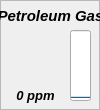
  <widget class="QFrame" name="frame_9">
   <property name="geometry">
    <rect>
     <x>340</x>
     <y>250</y>
     <width>100</width>
     <height>110</height>
    </rect>
   </property>
   <property name="minimumSize">
    <size>
     <width>100</width>
     <height>110</height>
    </size>
   </property>
   <property name="maximumSize">
    <size>
     <width>100</width>
     <height>110</height>
    </size>
   </property>
   <property name="toolTip">
    <string>&lt;html&gt;
&lt;head/&gt;
&lt;body&gt;
&lt;p&gt;
&lt;span style=&quot; font-weight:600; font-style:italic;&quot;&gt;(MQ-6) Petroleum Gas&lt;/span&gt;
&lt;/p&gt;

&lt;p&gt;
&lt;span style=&quot; font-size:12pt;&quot;&gt;- Petroleum Gas&lt;/span&gt;&lt;br/&gt;
&lt;span style=&quot; font-size:12pt;&quot;&gt;- Isobutane&lt;/span&gt;&lt;br/&gt;
&lt;span style=&quot; font-size:12pt;&quot;&gt;- Propane&lt;/span&gt;&lt;br/&gt;
&lt;span style=&quot; font-size:12pt;&quot;&gt;- Butane&lt;/span&gt;
&lt;/p&gt;
&lt;/body&gt;
&lt;/html&gt;</string>
   </property>
   <property name="toolTipDuration">
    <number>4000</number>
   </property>
   <property name="frameShape">
    <enum>QFrame::StyledPanel</enum>
   </property>
   <property name="frameShadow">
    <enum>QFrame::Plain</enum>
   </property>
   <widget class="QLabel" name="label_10">
    <property name="geometry">
     <rect>
      <x>0</x>
      <y>0</y>
      <width>101</width>
      <height>31</height>
     </rect>
    </property>
    <property name="font">
     <font>
      <pointsize>11</pointsize>
      <weight>75</weight>
      <italic>true</italic>
      <bold>true</bold>
      <underline>false</underline>
     </font>
    </property>
    <property name="text">
     <string>Petroleum Gas</string>
    </property>
    <property name="alignment">
     <set>Qt::AlignCenter</set>
    </property>
   </widget>
   <widget class="QLabel" name="label_ch12">
    <property name="geometry">
     <rect>
      <x>0</x>
      <y>80</y>
      <width>71</width>
      <height>31</height>
     </rect>
    </property>
    <property name="font">
     <font>
      <pointsize>10</pointsize>
      <weight>75</weight>
      <italic>true</italic>
      <bold>true</bold>
     </font>
    </property>
    <property name="text">
     <string>0 ppm</string>
    </property>
    <property name="alignment">
     <set>Qt::AlignCenter</set>
    </property>
   </widget>
   <widget class="QProgressBar" name="progressBar_ch12">
    <property name="geometry">
     <rect>
      <x>70</x>
      <y>30</y>
      <width>21</width>
      <height>71</height>
     </rect>
    </property>
    <property name="sizePolicy">
     <sizepolicy hsizetype="Fixed" vsizetype="Expanding">
      <horstretch>0</horstretch>
      <verstretch>0</verstretch>
     </sizepolicy>
    </property>
    <property name="maximum">
     <number>5000</number>
    </property>
    <property name="value">
     <number>0</number>
    </property>
    <property name="alignment">
     <set>Qt::AlignCenter</set>
    </property>
    <property name="textVisible">
     <bool>false</bool>
    </property>
    <property name="orientation">
     <enum>Qt::Vertical</enum>
    </property>
    <property name="invertedAppearance">
     <bool>false</bool>
    </property>
    <property name="textDirection">
     <enum>QProgressBar::TopToBottom</enum>
    </property>
   </widget>
   <widget class="QLabel" name="icon_ch12">
    <property name="geometry">
     <rect>
      <x>10</x>
      <y>30</y>
      <width>51</width>
      <height>51</height>
     </rect>
    </property>
    <property name="text">
     <string/>
    </property>
    <property name="pixmap">
     <pixmap resource="resources.qrc">:/resources/img/resources/img/petroleum_gas.png</pixmap>
    </property>
    <property name="scaledContents">
     <bool>true</bool>
    </property>
   </widget>
  </widget>
